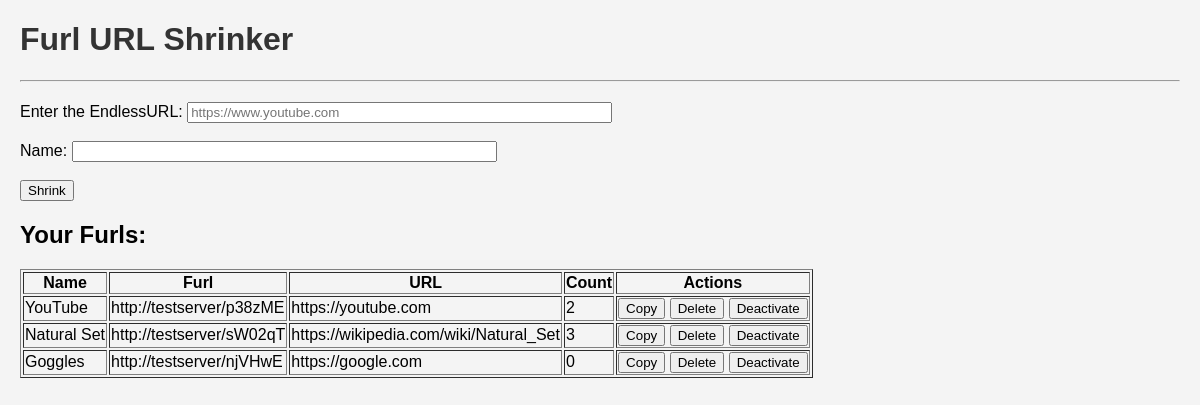
The page /home/JRBros (signed in) on the database its author committed.
### tables this page shows
CREATE TABLE furled(
    furl TEXT PRIMARY KEY,
    url TEXT NOT NULL,
    name TEXT NOT NULL,
    user TEXT NOT NULL,
    count INTEGER DEFAULT 0,
    active BOOLEAN DEFAULT TRUE,
    FOREIGN KEY(user) REFERENCES users(username));

### app.py (the view, shortened to what this page needs)
@app.route('/home/<username>', methods=['GET', 'POST'])
def home(username: str) -> str:
    if 'user' not in session or session['user'] != username:
        return redirect(url_for('login'))
    return render_template("home.html", username=username, furls=db.get_furls(username))

### app.py (called while the page is built)
@app.teardown_appcontext
def close_connection(exception):
    db = g.pop('db', None)
    if db is not None:
        db.commit()
        db.close

### db.py (called while the page is built)
def query(query: str, params=()) -> sqlite3.Cursor:
    if 'db' not in g:
        g.db = sqlite3.connect(DATABASE)
        g.db.row_factory = sqlite3.Row
    return g.db.cursor().execute(query, params)

def get_furls(user: str) -> dict[str, tuple[str, str, int, bool]]:
    return {f[0]:f[1:] for f in query("SELECT furl, name, url, count, active FROM furled WHERE user=?", (user,)).fetchall()}

### templates/home.html (shortened to what this page needs)
{% extends "base.html" %}
{% block content %}
<form action="#" method="POST">
    <label for="url">Enter the EndlessURL:</label>
    <input type="url" name="url" id="url"
           placeholder="https://www.youtube.com"
           pattern="https?://.+"
           size="50"
           required>
    <br/><br/>
    <label for="name">Name:</label>
    <input type="text" name="name" id="name" size="50">
    <br/><br/>
    <input type="submit" value="Shrink">
</form>
<h2>Your Furls:</h2>
<table border="1">
    <thead>
        <tr>
            <th>Name</th>
            <th>Furl</th>
            <th>URL</th>
            <th>Count</th>
            <th>Actions</th>
        </tr>
    </thead>
    <tbody>
        {% for furl, info in furls.items() %}
        <tr>
            <td>{{ info[0] }}</td>
            <td class="url">{{ furl }}</td>
            <td>{{ info[1] }}</td>
            <td>{{ info[2] }}</td>
            <td>
                <button onclick="copyToClipboard('{{ furl }}')">Copy</button>
                <form action="{{ url_for('delete_furl', furl=furl) }}" method="POST" style="display:inline;">
                    <input type="submit" value="Delete">
                </form>
                {% if info[3] %}
                <form action="{{ url_for('deactivate_furl', furl=furl) }}" method="POST" style="display:inline;">
                    <input type="submit" value="Deactivate">
                </form>
                {% else %}
                <form action="{{ url_for('activate_furl', furl=furl) }}" method="POST" style="display:inline;">
                    <input type="submit" value="Activate">
                </form>
                {% endif %}
            </td>
        </tr>
        {% endfor %}
    </tbody>
</table>
{% endblock %}

### templates/base.html (shortened to what this page needs)
<!DOCTYPE html>
<html lang="en">
<head>
    <link rel="stylesheet" href="/static/css/styles.css"/>
</head>
<body>
    <div>
        <h1>Furl URL Shrinker</h1>
        <hr/>
        {% block content %}
        {% endblock %}
    </div>
</body>
</html>

### static/css/styles.css (style rules this page uses)
body { font-family: Arial, sans-serif; margin: 20px; padding: 0; background-color: #f4f4f4; }
h1 { color: #333; }
hr { margin-top: 20px; margin-bottom: 20px; }

### rows shown on the page
furled: name "YouTube", furl "p38zME", url "https://youtube.com", count "2"
furled: name "Natural Set", furl "sW02qT", url "https://wikipedia.com/wiki/Natural_Set", count "3"
furled: name "Goggles", furl "njVHwE", url "https://google.com", count "0"
